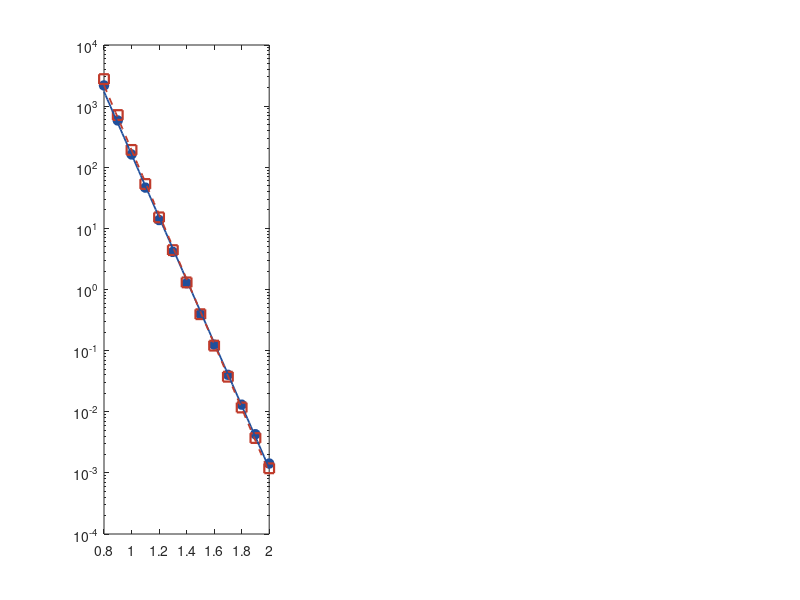

The MATLAB script that drew this image: (Note: this script raises an error after producing the figure.)
%% plot_tunnel.m - gate tunnelling figure (22nm PTM-LP, from deck-19 data)
clear; clc; close all;
scriptDir = fileparts(mfilename('fullpath'));
plotDir   = fullfile(scriptDir, '..', 'plots');
toxe = 0.8:0.1:2.0;   % nm
ig_n = [2.1805e-6 5.8282e-7 1.6195e-7 4.6453e-8 1.3682e-8 4.1213e-9 ...
        1.2657e-9 3.9527e-10 1.2528e-10 4.0228e-11 1.3069e-11 4.2911e-12 1.4225e-12];
ig_p = [2.7665e-6 7.1472e-7 1.9194e-7 5.3206e-8 1.5143e-8 4.4070e-9 ...
        1.3074e-9 3.9436e-10 1.2070e-10 3.7419e-11 1.1734e-11 3.7174e-12 1.1885e-12];
id_n = [553.25 563.03 562.88 555.44 542.56 525.56 505.46 483.02 458.80 ...
        433.26 406.75 379.55 351.92]*1e-6;
id_p = [605.39 622.77 630.40 630.47 624.47 613.50 598.46 580.05 558.85 ...
        535.33 509.90 482.89 454.61]*1e-6;

igid_n = abs(ig_n)./abs(id_n)*100;
igid_p = abs(ig_p)./abs(id_p)*100;
pN = polyfit(toxe, log10(abs(ig_n)), 1);
pP = polyfit(toxe, log10(abs(ig_p)), 1);
tf = linspace(0.8,2.0,100);

figure('Color','w','Position',[60 60 1500 480]);

% (a) Ig vs toxe
subplot(1,3,1);
semilogy(toxe,abs(ig_n)*1e9,'o','Color',[.12 .31 .61],'MarkerFaceColor',[.12 .31 .61],'MarkerSize',7); hold on;
semilogy(toxe,abs(ig_p)*1e9,'s','Color',[.75 .23 .17],'MarkerSize',7,'LineWidth',1.6);
semilogy(tf,10.^polyval(pN,tf)*1e9,'-','Color',[.12 .31 .61],'LineWidth',1.3);
semilogy(tf,10.^polyval(pP,tf)*1e9,'--','Color',[.75 .23 .17],'LineWidth',1.3);
xline(1.4,':','Color',[.5 .5 .5],'LineWidth',1.5);
grid on; xlabel('t_{oxe} (nm)'); ylabel('|I_g| (nA)');
title(sprintf('(a) I_g vs oxide\nslope N %.2f, P %.2f dec/nm',pN(1),pP(1)));
legend('NMOS','PMOS','Location','northeast');

% (b) Ig/Id severity
subplot(1,3,2);
semilogy(toxe,igid_n,'o-','Color',[.12 .31 .61],'MarkerFaceColor',[.12 .31 .61],'MarkerSize',6); hold on;
semilogy(toxe,igid_p,'s--','Color',[.75 .23 .17],'MarkerSize',6,'LineWidth',1.6);
yline(1,'k--','1% of drive'); yline(0.1,':','Color',[.5 .5 .5]);
xline(1.4,':','Color',[.5 .5 .5],'LineWidth',1.5);
grid on; xlabel('t_{oxe} (nm)'); ylabel('I_g / I_d (%)');
title('(b) Gate leak as % of drive'); legend('NMOS','PMOS','Location','northeast');

% (c) N/P crossover
subplot(1,3,3);
ratio = abs(ig_n)./abs(ig_p);
plot(toxe,ratio,'D-','Color',[.17 .48 .17],'MarkerFaceColor',[.17 .48 .17],'MarkerSize',6,'LineWidth',1.5); hold on;
yline(1,'k--'); xline(1.4,':','Color',[.5 .5 .5],'LineWidth',1.5);
grid on; xlabel('t_{oxe} (nm)'); ylabel('I_g(NMOS)/I_g(PMOS)');
title('(c) N/P leakage crossover');
text(1.55,1.12,'NMOS leaks more','Color',[.12 .31 .61],'FontSize',9);
text(0.85,0.85,'PMOS leaks more','Color',[.75 .23 .17],'FontSize',9);

sgtitle('Gate Tunnelling: NMOS vs PMOS (22 nm PTM-LP, BSIM4)','FontWeight','bold');
saveas(gcf, fullfile(plotDir,'tunnel_plot.svg'));
